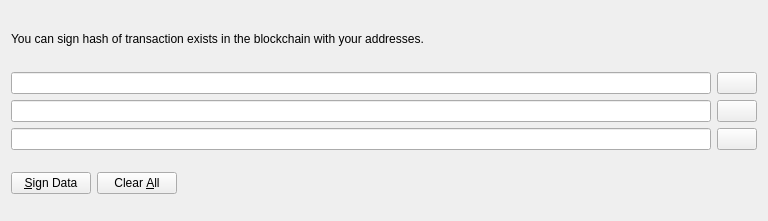
<?xml version="1.0" encoding="UTF-8"?>
<ui version="4.0">
 <class>SecondAuthDialog</class>
 <widget class="QWidget" name="SecondAuthDialog">
  <property name="windowModality">
   <enum>Qt::ApplicationModal</enum>
  </property>
  <property name="geometry">
   <rect>
    <x>0</x>
    <y>0</y>
    <width>768</width>
    <height>221</height>
   </rect>
  </property>
  <property name="windowTitle">
   <string>Second Authentification</string>
  </property>
  <layout class="QVBoxLayout" name="verticalLayout">
   <item>
    <widget class="QLabel" name="infoLabel">
     <property name="text">
      <string>You can sign hash of transaction exists in the blockchain with your addresses.</string>
     </property>
     <property name="textFormat">
      <enum>Qt::PlainText</enum>
     </property>
     <property name="wordWrap">
      <bool>true</bool>
     </property>
    </widget>
   </item>
   <item>
    <layout class="QHBoxLayout" name="horizontalLayout">
     <item>
      <widget class="QValidatedLineEdit" name="addressIn">
       <property name="toolTip">
        <string>The address for authentification (e.g. BZo1ga6xuKuQ7JV7M9rGDoxdbYwV5zgQJ5)</string>
       </property>
       <property name="maxLength">
        <number>34</number>
       </property>
      </widget>
     </item>
     <item>
      <widget class="QPushButton" name="addressBookButton">
       <property name="toolTip">
        <string>Choose an address from the address book</string>
       </property>
       <property name="text">
        <string/>
       </property>
       <property name="icon">
        <iconset resource="../bitcoin.qrc">
         <normaloff>:/icons/address-book</normaloff>:/icons/address-book</iconset>
       </property>
       <property name="shortcut">
        <string>Alt+A</string>
       </property>
       <property name="autoDefault">
        <bool>false</bool>
       </property>
      </widget>
     </item>
    </layout>
   </item>
   <item>
    <layout class="QHBoxLayout" name="horizontalLayout_2">
     <item>
      <widget class="QLineEdit" name="messageIn">
       <property name="maxLength">
        <number>64</number>
       </property>
      </widget>
     </item>
     <item>
      <widget class="QPushButton" name="pasteButton">
       <property name="toolTip">
        <string>Paste hash from clipboard</string>
       </property>
       <property name="text">
        <string/>
       </property>
       <property name="icon">
        <iconset resource="../bitcoin.qrc">
         <normaloff>:/icons/editpaste</normaloff>:/icons/editpaste</iconset>
       </property>
       <property name="shortcut">
        <string>Alt+P</string>
       </property>
       <property name="autoDefault">
        <bool>false</bool>
       </property>
      </widget>
     </item>
    </layout>
   </item>
   <item>
    <layout class="QHBoxLayout" name="horizontalLayout_3">
     <property name="spacing">
      <number>6</number>
     </property>
     <item>
      <widget class="QLineEdit" name="signatureOut">
       <property name="font">
        <font>
         <italic>true</italic>
        </font>
       </property>
       <property name="readOnly">
        <bool>true</bool>
       </property>
      </widget>
     </item>
     <item>
      <widget class="QPushButton" name="copySignatureButton">
       <property name="toolTip">
        <string>Copy the current signature to the system clipboard</string>
       </property>
       <property name="text">
        <string/>
       </property>
       <property name="icon">
        <iconset resource="../bitcoin.qrc">
         <normaloff>:/icons/editcopy</normaloff>:/icons/editcopy</iconset>
       </property>
       <property name="shortcut">
        <string>Alt+C</string>
       </property>
       <property name="autoDefault">
        <bool>false</bool>
       </property>
      </widget>
     </item>
    </layout>
   </item>
   <item>
    <layout class="QHBoxLayout" name="horizontalLayout_4">
     <item>
      <widget class="QPushButton" name="signMessageButton">
       <property name="toolTip">
        <string>Sign the hash</string>
       </property>
       <property name="text">
        <string>&amp;Sign Data</string>
       </property>
       <property name="icon">
        <iconset resource="../bitcoin.qrc">
         <normaloff>:/icons/edit</normaloff>:/icons/edit</iconset>
       </property>
       <property name="autoDefault">
        <bool>false</bool>
       </property>
      </widget>
     </item>
     <item>
      <widget class="QPushButton" name="clearButton">
       <property name="toolTip">
        <string>Reset all sign message fields</string>
       </property>
       <property name="text">
        <string>Clear &amp;All</string>
       </property>
       <property name="icon">
        <iconset resource="../bitcoin.qrc">
         <normaloff>:/icons/remove</normaloff>:/icons/remove</iconset>
       </property>
       <property name="autoDefault">
        <bool>false</bool>
       </property>
      </widget>
     </item>
     <item>
      <spacer name="horizontalSpacer">
       <property name="orientation">
        <enum>Qt::Horizontal</enum>
       </property>
       <property name="sizeHint" stdset="0">
        <size>
         <width>10</width>
         <height>48</height>
        </size>
       </property>
      </spacer>
     </item>
     <item>
      <widget class="QLabel" name="statusLabel">
       <property name="font">
        <font>
         <weight>75</weight>
         <bold>true</bold>
        </font>
       </property>
       <property name="text">
        <string/>
       </property>
       <property name="wordWrap">
        <bool>true</bool>
       </property>
      </widget>
     </item>
     <item>
      <spacer name="horizontalSpacer_2">
       <property name="orientation">
        <enum>Qt::Horizontal</enum>
       </property>
       <property name="sizeHint" stdset="0">
        <size>
         <width>40</width>
         <height>48</height>
        </size>
       </property>
      </spacer>
     </item>
    </layout>
   </item>
  </layout>
 </widget>
 <customwidgets>
  <customwidget>
   <class>QValidatedLineEdit</class>
   <extends>QLineEdit</extends>
   <header>qvalidatedlineedit.h</header>
  </customwidget>
 </customwidgets>
 <resources>
  <include location="../bitcoin.qrc"/>
 </resources>
 <connections/>
</ui>
